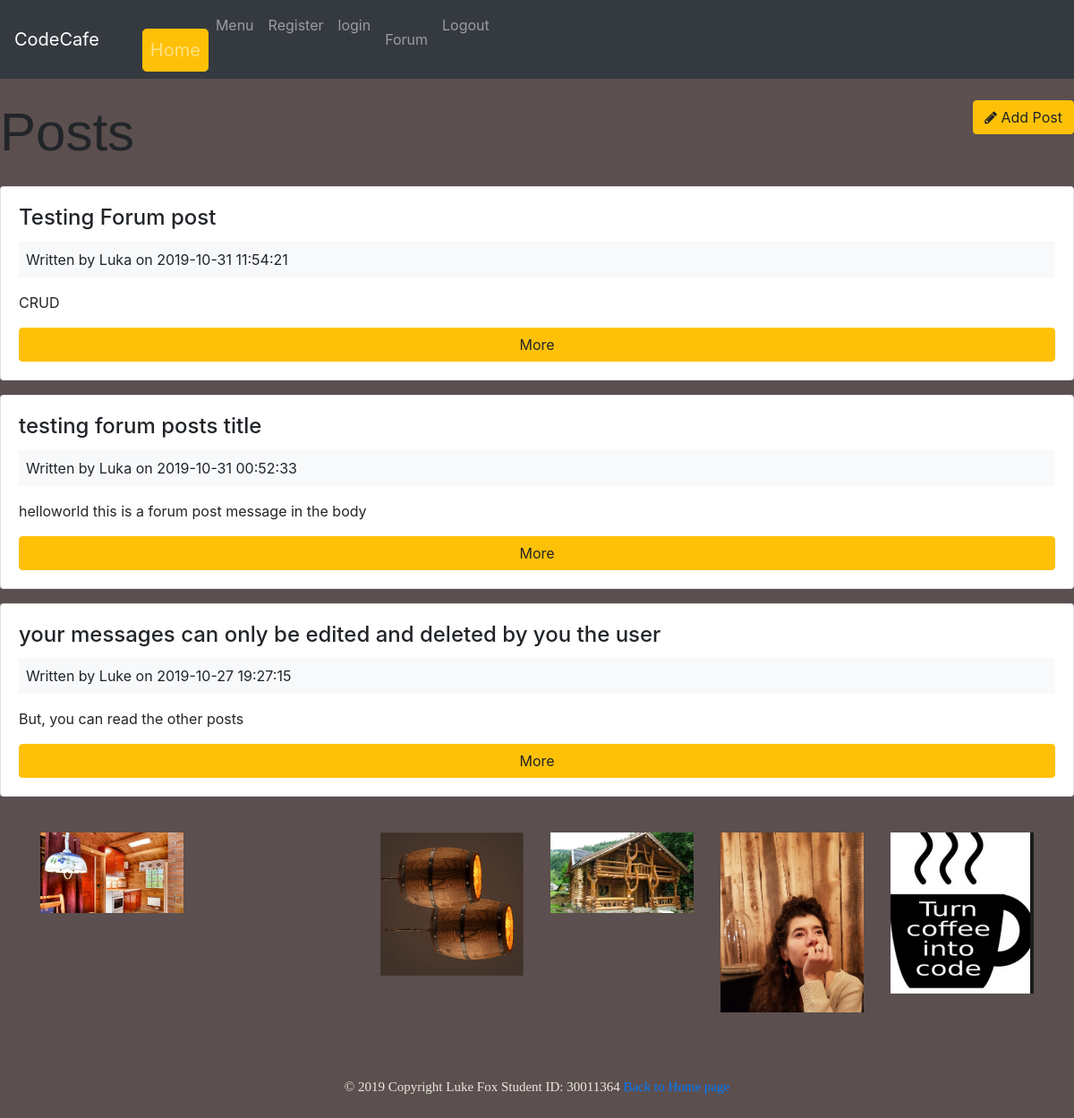
Page /posts (signed in) on the committed database.
### tables this page shows
CREATE TABLE IF NOT EXISTS `posts` (
  `id` int(11) NOT NULL,
  `user_id` int(11) NOT NULL,
  `title` varchar(255) NOT NULL,
  `body` text NOT NULL,
  `created_at` datetime NOT NULL DEFAULT current_timestamp()
);

### app/controllers/Posts.php (called while the page is built, shortened)
<?php
  class Posts extends Controller {
    public function __construct(){
      $this->postModel = $this->model('Post');
    }
    public function index(){
      $posts = $this->postModel->getPosts();
      $data = [
        'posts' => $posts
      ];
      $this->view('posts/index', $data);
    }
  }

### app/libraries/Core.php (called while the page is built, shortened)
<?php
    class Core {
        protected $currentMethod = 'index';
        public function __construct() {
            $url = $this->getURL();
            if(file_exists('../app/controllers/' . ucwords($url[0]) . '.php')) {
                unset($url[0]);
            }
            $this->currentController = new $this->currentController;
            $this->params = $url ? array_values($url) : [null];
            call_user_func_array([$this->currentController, $this->currentMethod], $this->params);
        }
        public function getURL() {
            if(isset($_GET['url'])) {
                $url = rtrim($_GET['url'], '/');
                $url = filter_var($url, FILTER_SANITIZE_URL);
                $url = explode('/', $url);
                return $url;
            }
        }
    }
?>

### public/index.php (called while the page is built, shortened)
<?php
  $init = new Core;

### app/libraries/Database.php (called while the page is built, shortened)
<?php
    class Database
    {
        private $host = DB_HOST;
        private $user = DB_USER;
        private $pass = DB_PASS;
        private $dbname = DB_NAME;
        private $dbh;
        private $stmt;
        public function __construct()
        {
            $dsn = "mysql:host=".$this->host.";dbname=".$this->dbname;
            $options = [
                PDO::ATTR_PERSISTENT => true,
                PDO::ATTR_ERRMODE => PDO::ERRMODE_EXCEPTION
            ];
            try {
                $this->dbh = new PDO($dsn, $this->user, $this->pass, $options);
            } catch (PDOException $e) {
                $this->error = $e->getMessage();
                echo $this->error;
            }
        }
        public function query($sql)
        {
            $this->stmt = $this->dbh->prepare($sql);
        }
        public function execute() {
            return $this->stmt->execute();
        }
        public function resultSet() {
            $this->execute();
            return  $this->stmt->fetchAll(PDO::FETCH_OBJ);
        }
    }
?>

### app/models/Post.php (called while the page is built, shortened)
<?php
  class Post {
    private $db;
    public function __construct(){
      $this->db = new Database;
    }
    public function getPosts(){
      $this->db->query('SELECT *,
                        posts.id as postId,
                        users.id as userId,
                        posts.created_at as postCreated,
                        users.created_at as userCreated
                        FROM posts
                        INNER JOIN users
                        ON posts.user_id = users.id
                        ORDER BY posts.created_at DESC
                        ');
      $results = $this->db->resultSet();
      return $results;
    }
  }

### app/views/posts/index.php (the view, shortened to what this page needs)
<?php require APPROOT . '/views/inc/header.php'; ?>
<div class="row mb-3">
    <div class="col-md-6">
        <h1>Posts</h1>
    </div>
    <div class="col-md-6">
        <a href="<?php echo URLROOT; ?>/posts/add"
        class="btn btn-warning pull-right">
        <i class="fa fa-pencil"></i> Add Post
        </a>
    </div>
</div>
<?php foreach($data['posts'] as $post) : ?>
<div class="card card-body mb-3">
<h4 class="card-title"><?php echo $post->title; ?></h4>
<div class="bg-light p-2 mb-3">
    Written by <?php echo $post->name; ?>
    on <?php echo $post->postCreated; ?>
</div>
<p class="card-text"><?php echo $post->body; ?></p>
<a href="<?php echo URLROOT; ?>/posts/show/<?php echo $post->postId; ?>"
class="btn btn-warning">More</a>
</div>
<?php endforeach; ?>
<?php require APPROOT . '/views/inc/footer.php'; ?>

### app/libraries/Controller.php (shortened to what this page needs)
<?php
    class Controller
    {
        public function view($view, $data = [])
        {
            if(file_exists('../app/views/' . $view . '.php'))
            {
                require_once '../app/views/' . $view . '.php';
            }
            else
            {
                die('View does not exist');
            }
        }
    }

### app/views/inc/header.php (shortened to what this page needs)
<!DOCTYPE html>
<html lang="en">
<head>
<link rel="stylesheet" href="https://stackpath.bootstrapcdn.com/bootstrap/4.3.1/css/bootstrap.min.css">
<link href="https://stackpath.bootstrapcdn.com/font-awesome/4.7.0/css/font-awesome.min.css" rel="stylesheet">
<link rel="stylesheet" href="<?php echo URLROOT; ?>/css/style.css">
</head>
<body>
<?php require APPROOT . '/views/inc/navbar.php';?>

### app/views/inc/navbar.php (shortened to what this page needs)
<nav class="navbar navbar-expand-md bg-dark navbar-dark ">
   <a class="navbar-brand" href="<?php echo URLROOT; ?> "><?php echo SITENAME; ?>
   <div class="collapse navbar-collapse" id="collapsibleNavbar">
     <ul class="navbar-nav">
       <li class="nav-item">
         <a class="nav-link btn btn-warning btn-lg btn-block" href="<?php echo URLROOT; ?>">Home</a>
       </li>
       <li class="nav-item">
         <a class="nav-link" href="<?php echo URLROOT; ?>/pages/menu">Menu</a>
       </li>
       <li class="nav-item">
         <a class="nav-link" href="<?php echo URLROOT; ?>/users/register">Register</a>
       </li>
       <li class="nav-item">
         <a class="nav-link" href="<?php echo URLROOT; ?>/users/login">login</a>
       </li>
            <?php if(isset($_SESSION['user_id'])) : ?>
       <li class="nav-item">
       <a class="nav-link" href="#'>Welcome <?php echo $_SESSION['user_name']; ?></a>
       </li>
     <li class="nav-item">
       <a class="nav-link" href="<?php echo URLROOT; ?>/posts">Forum</a>
     </li>
     <li class="nav-item">
         <a class="nav-link" href="<?php echo URLROOT; ?>/users/logout">Logout</a>
       </li>
       <?php endif; ?>
     </ul>
   </div>
 </nav>
 <br>

### app/views/inc/footer.php (shortened to what this page needs)
<footer class="page-footer font-small mdb-color lighten-3 pt-4">
<div class="container">
  <div class="row">
    <div class="col-lg-2 col-md-12 mb-4">
      <div class="view overlay z-depth-1-half">
        <img src="../../public/images/woodenHouseInternal.jpg" class="img-fluid" alt="">
      </div>
    </div>
    <div class="col-lg-2 col-md-6 mb-4">
      <div class="view overlay z-depth-1-half">
      </div>
    </div>
    <div class="col-lg-2 col-md-6 mb-4">
      <div class="view overlay z-depth-1-half">
        <img src="../../public/images/WoodenLights.jpg" class="img-fluid" alt="">
      </div>
    </div>
    <div class="col-lg-2 col-md-12 mb-4">
      <div class="view overlay z-depth-1-half">
        <img src="../../public/images/woodenHouse.jpg" class="img-fluid" alt="">
      </div>
    </div>
    <div class="col-lg-2 col-md-6 mb-4">
      <div class="view overlay z-depth-1-half">
        <img src="../../public/images/CaptureC.PNG" class="img-fluid" alt="">
      </div>
    </div>
    <div class="col-lg-2 col-md-6 mb-4">
      <div class="view overlay z-depth-1-half">
        <img src="../../public/images/CaptureLogoCoffeeCode.PNG" class="img-fluid" alt="">
      </div>
    </div>
  </div>
</div>
<div class="footer-copyright text-center py-3 myFont3">© 2019 Copyright Luke Fox Student ID: 30011364
  <a href="index.php">Back to Home page</a>
</div>
</body>
</html>

### public/css/style.css (style rules this page uses)
body { background-color: rgb(92, 79, 79); }
.myFont3 { font-family: Rochester; font-style: normal; font-weight: normal; font-size: 15px; line-height: 86px; text-align: center; color: #eaebdd; }
img { width: 200px; }
h1 { font-family: arial; font-size: 60px; }

### rows in the picture
posts: title "Testing Forum post", user.name "Luka", created_at "2019-10-31 11:54:21", body "CRUD"
posts: title "testing forum posts title", user.name "Luka", created_at "2019-10-31 00:52:33", body "helloworld this is a forum post message in the body"
posts: title "your messages can only be edited and deleted by you the user", user.name "Luke", created_at "2019-10-27 19:27:15", body "But, you can read the other posts"

### other values in the picture
SITENAME "CodeCafe"
